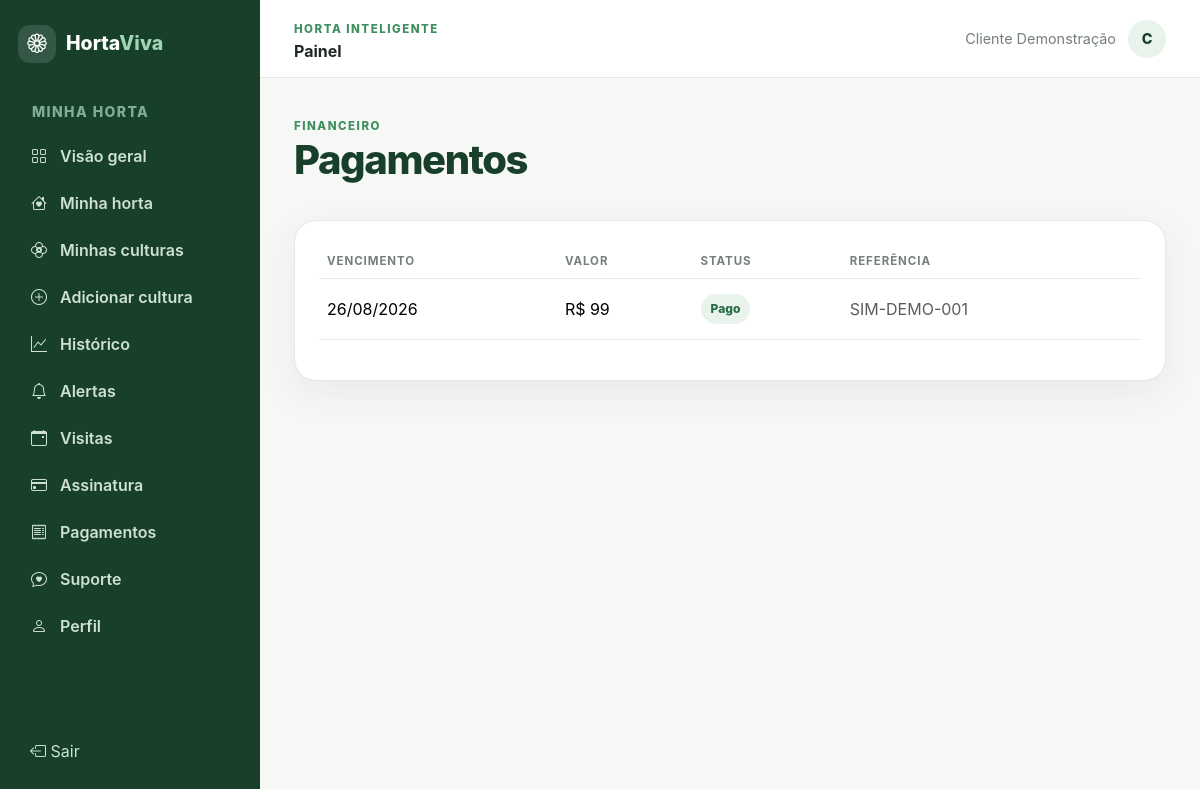
The app's page /app/payments/ (signed in) with its own data.
### accounts/models.py (models this page shows, shortened)
class User(AbstractUser):
    username = None
    email = models.EmailField(unique=True)
    full_name = models.CharField(max_length=180)
    phone = models.CharField(max_length=30, blank=True)
    USERNAME_FIELD = "email"
    REQUIRED_FIELDS = []
    objects = UserManager()

### subscriptions/models.py (models this page shows)
class Payment(BaseModel):
    class Status(models.TextChoices):
        PENDING = "pending", "Pendente"
        PAID = "paid", "Pago"
        FAILED = "failed", "Falhou"
        REFUNDED = "refunded", "Estornado"
    subscription = models.ForeignKey(Subscription, on_delete=models.PROTECT, related_name="payments")
    amount_cents = models.PositiveIntegerField()
    currency = models.CharField(max_length=3, default="BRL")
    status = models.CharField(max_length=20, choices=Status.choices, default=Status.PENDING)
    due_at = models.DateTimeField()
    paid_at = models.DateTimeField(null=True, blank=True)
    provider_reference = models.CharField(max_length=120, blank=True)

### core/views.py (the view, shortened to what this page needs)
# urls.py: path("app/", views.customer_dashboard, name="customer-dashboard"), path("app/historico/telemetria/", views.history, name="customer-history"), path("app/dispositivo/acao/", views.device_action, name="d
@customer_required
def customer_section(request, section):
    org, gardens, devices = _customer_context(request)
    sections = {"garden": ("Minha horta", gardens.prefetch_related("module_installations__module")), "crops": ("Minhas culturas", PlantingCycle.objects.filter(module__organization=org).select_related("cultivar__crop", "module")), "alerts": ("Alertas", Alert.objects.filter(rule__organization=org).select_related("rule", "reading__channel")), "visits": ("Visitas", Visit.objects.filter(organization=org).select_related("technician", "garden")), "subscription": ("Assinatura", Subscription.objects.filter(organization=org).select_related("plan_version__plan")), "payments": ("Pagamentos", Payment.objects.filter(subscription__organization=org).select_related("subscription"))}
    if section not in sections: raise Http404
    title, objects = sections[section]
    context = {"title": title, "objects": objects, "organization": org}
    return render(request, f"customer/{section}.html", context)

### core/permissions.py (called while the page is built)
def role_required(*roles, staff_allowed=True):
    def decorator(view):
        @login_required
        @wraps(view)
        def wrapped(request, *args, **kwargs):
            membership = request.user.memberships.filter(is_active=True).select_related("organization").first()
            if staff_allowed and request.user.is_staff:
                request.membership = membership
                return view(request, *args, **kwargs)
            if not membership or membership.role not in roles:
                raise PermissionDenied
            request.membership = membership
            return view(request, *args, **kwargs)
        return wrapped
    return decorator

### core/views.py (called while the page is built)
def _customer_context(request):
    org = request.membership.organization
    return org, Garden.objects.filter(organization=org), Device.objects.filter(organization=org).prefetch_related("channels")

### templates/customer/payments.html
{% extends 'base.html' %}{% block content %}<div class="page-header"><div><span class="eyebrow">Financeiro</span><h1>Pagamentos</h1></div></div><div class="content-card table-responsive"><table class="table table-modern"><thead><tr><th>Vencimento</th><th>Valor</th><th>Status</th><th>Referência</th></tr></thead><tbody>{% for payment in objects %}<tr><td>{{ payment.due_at|date:'d/m/Y' }}</td><td>R$ {{ payment.amount_cents|stringformat:'d'|slice:':-2' }}</td><td><span class="badge-soft">{{ payment.get_status_display }}</span></td><td class="text-muted">{{ payment.provider_reference }}</td></tr>{% empty %}<tr><td colspan="4" class="empty-state">Nenhum pagamento.</td></tr>{% endfor %}</tbody></table></div>{% endblock %}

### templates/base.html (shortened to what this page needs)
{% load static %}<!doctype html>
<html lang="pt-br"><head><meta charset="utf-8"><meta name="viewport" content="width=device-width,initial-scale=1">
<link href="https://cdn.jsdelivr.net/npm/bootstrap@5.3.3/dist/css/bootstrap.min.css" rel="stylesheet">
<link href="https://cdn.jsdelivr.net/npm/bootstrap-icons@1.11.3/font/bootstrap-icons.min.css" rel="stylesheet">
<link rel="stylesheet" href="{% static 'css/app.css' %}">{% block head %}{% endblock %}</head>
<body class="{% if '/app/' in request.path or '/operacao/' in request.path or '/gestao/' in request.path %}portal-body{% endif %}">
{% if '/app/' in request.path or '/operacao/' in request.path or '/gestao/' in request.path %}
<div class="portal-shell">{% include 'components/sidebar.html' %}<main class="portal-main"><header class="portal-topbar"><button class="btn btn-light d-lg-none" data-sidebar-toggle aria-label="Abrir menu"></button><div><span class="eyebrow">Horta Inteligente</span><strong class="d-block">{% block area_name %}Painel{% endblock %}</strong></div><div class="user-chip"><span>{{ request.user.full_name|default:request.user.email }}</span><span class="avatar">{{ request.user.full_name|default:request.user.email|slice:':1' }}</span></div></header><div class="portal-content">{% include 'components/alerts.html' %}{% block content %}{% endblock %}</div></main></div>
{% else %}{% include 'components/navbar.html' %}<main>{% include 'components/alerts.html' %}{% block public_content %}{% block content_public %}{% endblock %}{% endblock %}</main>{% include 'components/footer.html' %}{% endif %}
<script src="https://cdn.jsdelivr.net/npm/bootstrap@5.3.3/dist/js/bootstrap.bundle.min.js"></script><script src="{% static 'js/app.js' %}"></script>{% block scripts %}{% endblock %}</body></html>

### static/css/app.css (style rules this page uses)
:root { --green-dark:#173f2a;--green:#3f8f5f;--green-deep:#286a45;--green-light:#e7f3eb;--green-pale:#f0f7f2;--background:#f6f8f5;--surface:#fff;--text:#1f2923;--muted:#758079;--warning:#d99a2b;--danger:#c94a4a;--border:#e3e9e4;--radius:22px;--shadow:0 12px 38px rgba(23,63,42,.07) }
* { box-sizing:border-box }
body { font-family:Inter,ui-sans-serif,system-ui,-apple-system,"Segoe UI",sans-serif;color:var(--text);background:var(--background) }
.eyebrow { font-size:.72rem;letter-spacing:.13em;text-transform:uppercase;color:var(--green);font-weight:800 }
.soft-card,.metric-card,.content-card { background:var(--surface);border:1px solid var(--border);border-radius:var(--radius);box-shadow:var(--shadow) }
.portal-body { overflow-x:hidden }
.portal-shell { min-height:100vh }
.portal-main { margin-left:260px;min-height:100vh }
.portal-topbar { height:78px;background:#fff;border-bottom:1px solid var(--border);display:flex;align-items:center;justify-content:space-between;padding:0 34px;position:sticky;top:0;z-index:1020 }
.portal-content { padding:34px;max-width:1500px;margin:auto }
.user-chip { display:flex;align-items:center;gap:12px;color:var(--muted);font-size:.9rem }
.avatar { width:38px;height:38px;border-radius:50%;display:grid;place-items:center;background:var(--green-light);color:var(--green-dark);font-weight:800 }
.page-header { display:flex;justify-content:space-between;gap:20px;align-items:end;margin-bottom:28px }
.page-header h1 { font-weight:800;color:var(--green-dark);letter-spacing:-.035em }
.badge-soft { display:inline-flex;align-items:center;border-radius:999px;padding:6px 10px;background:var(--green-light);color:var(--green-deep);font-size:.75rem;font-weight:800 }
.content-card { padding:24px }
.table-modern { --bs-table-bg:transparent }
.table-modern th { font-size:.72rem;text-transform:uppercase;letter-spacing:.08em;color:var(--muted);border-bottom-color:var(--border) }
.table-modern td { padding:15px 8px;border-bottom-color:var(--border);vertical-align:middle }

### records on screen
User: user.full_name "Cliente Demonstração", user.full_name "C"
Payment: due_at "26/08/2026", amount_cents "99", status "Pago", provider_reference "SIM-DEMO-001"
